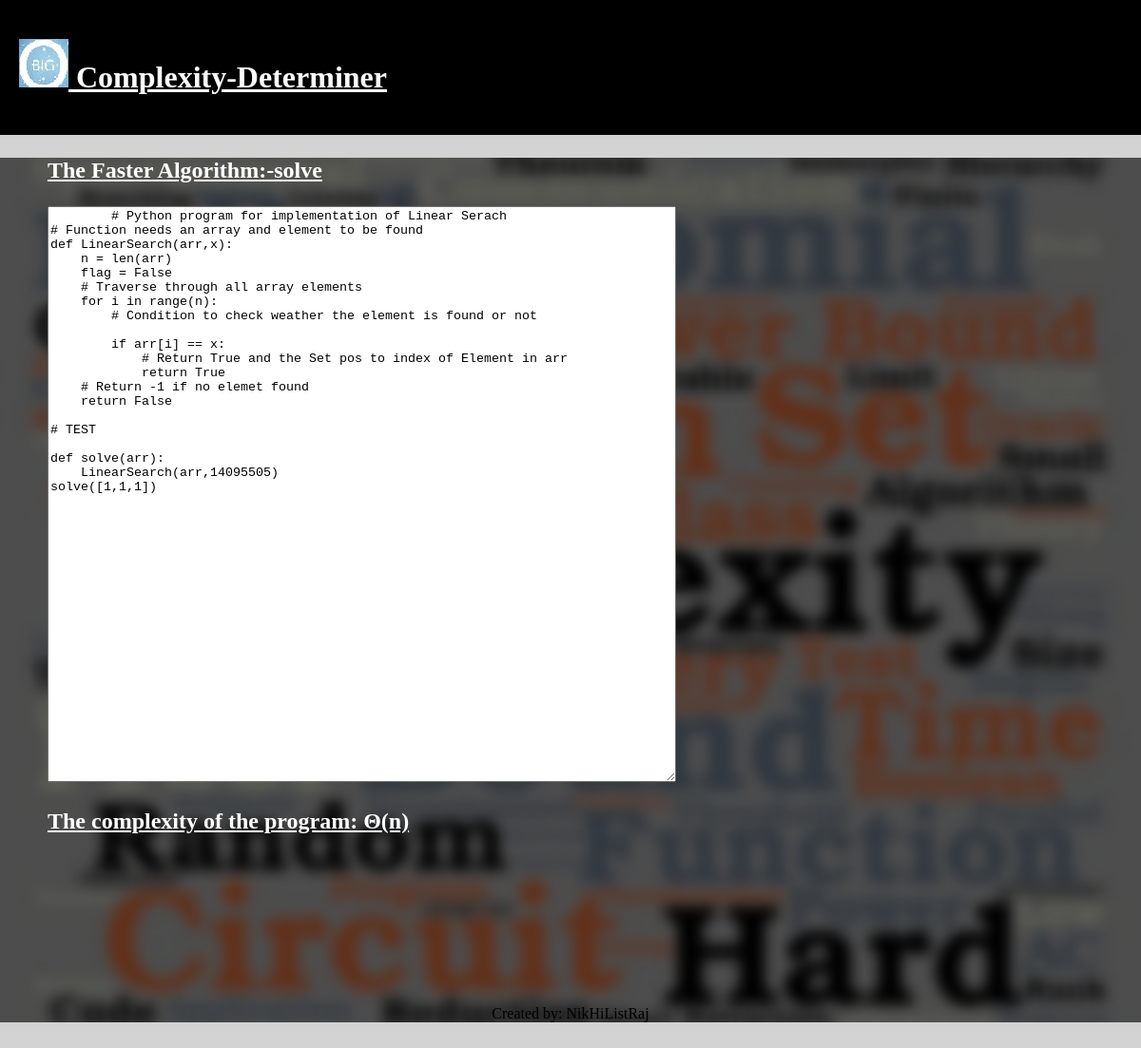
Page /compx/compxcompare/1/1 on the committed database.
### compx/models.py (models this page shows, shortened)
class ModelWithFileField(models.Model):
    fname_field = models.CharField(max_length=30,default='solve')
    code_field = models.TextField(default="not found")
    complexity_field = models.CharField(max_length=30,default='logarithmic')
    complexity_key = models.CharField(max_length=30,default='exponential')
    time1_field = models.CharField(max_length=30, default='10')
    time2_field = models.CharField(max_length=30, default='20')
    time3_field = models.CharField(max_length=30, default='30')

### compx/views.py (the view)
# urls.py: path('compxcompare/<int:pk>/<int:pkk>',compxcompare.as_view()),
class compxcompare(TemplateView):
    template_name = 'compare.html'
    def get(self, request, *args, **kwargs):
        instance = instance2 = ModelWithFileField.objects.get(id=kwargs['pk'])
        instance1 = ModelWithFileField.objects.get(id=kwargs['pkk'])
        i1 = 0
        i2 = 0
        if float(instance1.time1_field) > float(instance2.time1_field):
            i1+=1
        else:   i2+=1
        if float(instance1.time2_field) > float(instance2.time2_field):
            i1+=1
        else:   i2+=1
        if float(instance1.time3_field) > float(instance2.time3_field):
            i1+=1
        else:   i2+=1
        if i1 < i2:
            instance = instance1
        if int(instance1.complexity_field) < int(instance2.complexity_field):
            instance = instance1
        return render(request, self.template_name, {'instance':instance})

### compx/templates/compare.html
{% extends "basetemplate.html" %}
    {% block compSuccess %}
    <div class="container">
            <h2><p style="color:#ffffff" class="fw-light"><span style="text-decoration:underline;"  >
        The Faster Algorithm:-{{instance.fname_field}}</p> </h2>
        <textarea readonly="readonly"  rows="40" cols="80">
        {{instance.code_field}}
        </textarea>
        <br>
            <h2><p style="color:#ffffff" class="fw-light"><span style="text-decoration:underline;"  >
        {% if instance.complexity_field == "1" %}
            <h2><p style="color:#ffffff" class="fw-light"><span style="text-decoration:underline;"  >
        The complexity of the program: &#920(log<sub>2</sub>n) </h1>
        {% elif instance.complexity_field == "2" %}
            <h2><p style="color:#ffffff" class="fw-light"><span style="text-decoration:underline;"  >
        The complexity of the program: &#920(n) </h1>
        {% elif instance.complexity_field == "3" %}
            <h2><p style="color:#ffffff" class="fw-light"><span style="text-decoration:underline;"  >
        The complexity of the program: &#920(nlog<sub>2</sub>n) </h1>
        {% elif instance.complexity_field == "4" %}
            <h2><p style="color:#ffffff" class="fw-light"><span style="text-decoration:underline;"  >
        The complexity of the program: &#920(n<sup>2</sup>) </h1>
        {% elif instance.complexity_field == "5" %}
            <h2><p style="color:#ffffff" class="fw-light"><span style="text-decoration:underline;"  >
        The complexity of the program: &#920(n<sup>2</sup>lgn) </h1>
        {% elif instance.complexity_field == "6" %}
            <h2><p style="color:#ffffff" class="fw-light"><span style="text-decoration:underline;"  >
        The complexity of the program: &#920(n<sup>2</sup>lgn) </h1>
        {% elif instance.complexity_field == "7" %}
            <h2><p style="color:#ffffff" class="fw-light"><span style="text-decoration:underline;"  >
        The complexity of the program: &#920(n<sup>3</sup>) </h1>
        {% elif instance.complexity_field == "8" %}
            <h2><p style="color:#ffffff" class="fw-light"><span style="text-decoration:underline;"  >
        The complexity of the program: &#920(n<sup>4</sup>) </h1>
        {% else  %}
            <h2><p style="color:#ffffff" class="fw-light"><span style="text-decoration:underline;"  >
        The complexity of the program: &#920(exponential) </h2>
        {% endif  %}
        <br>
        <br>
    </div>
    {% endblock %}

### compx/static/css/homestyles.css (style rules this page uses)
body { background-color:lightgray; margin:0px; padding:0px; }
.container { padding-left:20px; margin-left:30px; margin-top:10px; }

### rows in the picture
ModelWithFileField: fname_field "solve", code_field "# Python program for implementation of Linear Serach # Function needs an array and element to be found def LinearSearch(arr,x): n = len(arr) flag = False # Traverse through all array elements for i in range(n): # Condition to check weather the element is found or not if arr[i] == x: # Return True and the Set pos to index of Element in arr return True # Return -1 if no elemet found return False # TEST def solve(arr): LinearSearch(arr,14095505) solve([1,1,1])"
